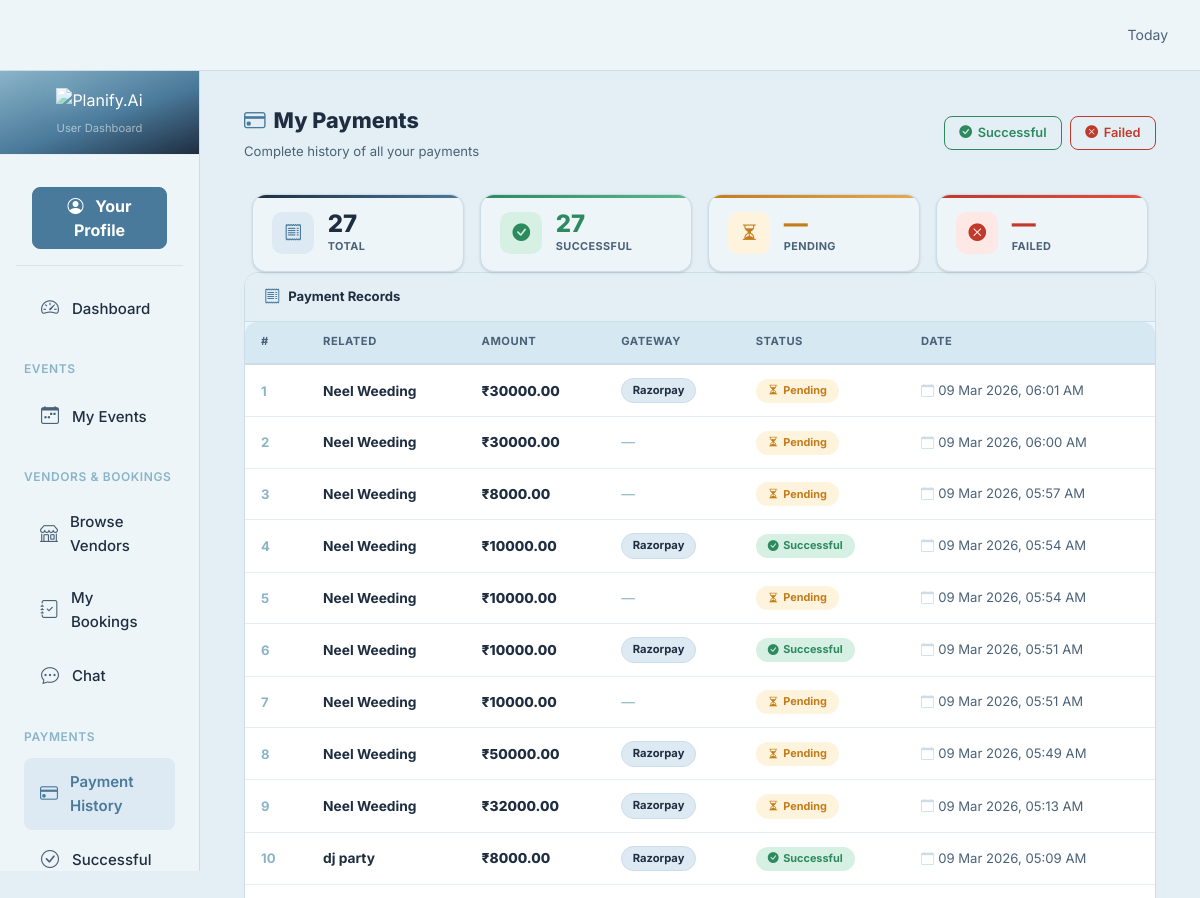
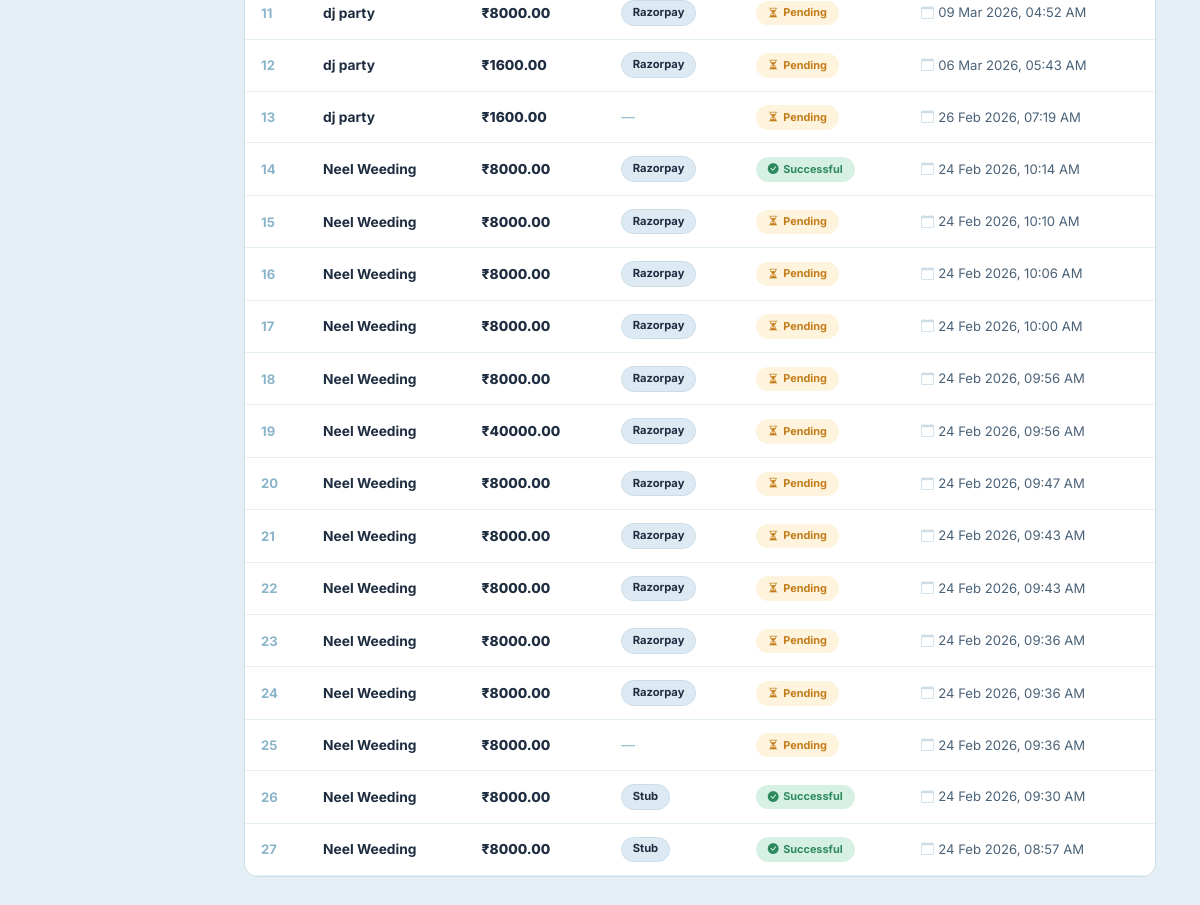
/user/payments/ (signed in), run on the app's committed database (2 pictures, top to bottom).
### user/models.py (models this page shows, shortened)
class Event(models.Model):
    STATUS_PENDING = 'pending'
    STATUS_CONFIRMED = 'confirmed'
    STATUS_COMPLETED = 'completed'
    STATUS_CANCELLED = 'cancelled'
    STATUS_CHOICES = [
        (STATUS_PENDING, 'Pending'),
        (STATUS_CONFIRMED, 'Confirmed'),
        (STATUS_COMPLETED, 'Completed'),
        (STATUS_CANCELLED, 'Cancelled'),
    ]
    TYPE_WEDDING = 'wedding'
    TYPE_CONFERENCE = 'conference'
    TYPE_PARTY = 'party'
    TYPE_OTHER = 'other'
    TYPE_CHOICES = [
        (TYPE_WEDDING, 'Wedding'),
        (TYPE_CONFERENCE, 'Conference'),
        (TYPE_PARTY, 'Party'),
        (TYPE_OTHER, 'Other'),
    ]
    owner = models.ForeignKey('account.User', on_delete=models.CASCADE, related_name='events')
    title = models.CharField(max_length=200)
    date = models.DateTimeField()
    event_type = models.CharField(max_length=50, choices=TYPE_CHOICES, default=TYPE_OTHER)
    status = models.CharField(max_length=20, choices=STATUS_CHOICES, default=STATUS_PENDING)
    guests = models.PositiveIntegerField(default=0)
    created_at = models.DateTimeField(auto_now_add=True)

### vendor/models.py (models this page shows, shortened)
class AdvancePayment(models.Model):
    STATUS_PENDING = 'pending'
    STATUS_SUCCEEDED = 'succeeded'
    STATUS_FAILED = 'failed'
    STATUS_CHOICES = [
        (STATUS_PENDING, 'Pending'),
        (STATUS_SUCCEEDED, 'Succeeded'),
        (STATUS_FAILED, 'Failed'),
    ]
    booking = models.ForeignKey(Booking, on_delete=models.CASCADE, related_name='advance_payments')
    user = models.ForeignKey('account.User', on_delete=models.CASCADE)
    amount = models.DecimalField(max_digits=10, decimal_places=2)
    currency = models.CharField(max_length=10, default='INR')
    status = models.CharField(max_length=20, choices=STATUS_CHOICES, default=STATUS_PENDING)
    gateway = models.CharField(max_length=100, blank=True, null=True)
    gateway_id = models.CharField(max_length=255, blank=True, null=True)
    gateway_response = models.JSONField(blank=True, null=True)
    created_at = models.DateTimeField(auto_now_add=True)

### user/views.py (the view)
    def wrapper(request, *args, **kwargs):
        user_id = request.session.get('user_id')
        if not user_id:
            return redirect('/login/')
        try:
            User.objects.get(id=user_id)
        except User.DoesNotExist:
            request.session.flush()
            return redirect('/login/')
        return view_func(request, *args, **kwargs)

### event/context_processors.py (called while the page is built, shortened)
def global_app_info(request):
    return {
        'APP_NAME': 'Planify.Ai',
        'APP_LOGO_TEXT': 'PA',                 # Text logo (initials)
        'APP_LOGO_IMAGE': '/static/images/planify_logo.png',   # Image logo (inside static/)
    }

def vendor_stores(request):
    try:
        from vendor.models import Store
        stores = Store.objects.filter(status=True).order_by('store_name')
    except Exception:
        stores = []
    return {
        'all_stores': stores
    }

def vendor_is_photographer(request):
    try:
        user_id = request.session.get('user_id')
        role = request.session.get('role')
    except Exception:
        pass
    return {'is_photographer': False}

def admin_pending_counts(request):
    try:
        role = request.session.get('role')
        if role == 'admin':
            from account.models import User
            pending_vendors = User.objects.filter(
                role__name__iexact='vendor', is_active=False
            ).count()
            return {'admin_pending_vendors': pending_vendors}
    except Exception:
        pass
    return {'admin_pending_vendors': 0}

### user/views.py (called while the page is built, shortened)
def user_required(view_func):
    def wrapper(request, *args, **kwargs):
        user_id = request.session.get('user_id')
        if not user_id:
            return redirect('/login/')
        try:
            User.objects.get(id=user_id)
        except User.DoesNotExist:
            request.session.flush()
            return redirect('/login/')
        return view_func(request, *args, **kwargs)
    return wrapper

@user_required
def user_payments(request):
    user_id = request.session.get('user_id')
    user = User.objects.get(id=user_id)
    unified = []
    for a in AdvancePayment.objects.filter(user=user).order_by('-created_at'):
        related_event = a.booking.event if a.booking and getattr(a.booking, 'event', None) else None
        unified.append({
            'type': 'advance',
            'id': a.id,
            'related': related_event,
            'amount': a.amount,
            'status': (a.status or '').lower(),
            'when': a.created_at,
            'gateway': a.gateway,
            'raw': a,
        })
    unified.sort(key=lambda x: x['when'] or timezone.datetime(1970, 1, 1, tzinfo=timezone.utc), reverse=True)
    return render(request, 'user/payments.html', {
        'payments': unified,
        'user': user,
    })

### template/user/payments.html (shortened to what this page needs)
{% extends 'user/base.html' %}
{% block content %}
<div class="d-flex flex-wrap justify-content-between align-items-center mb-3">
    <div>
        <div class="page-title">
            <i class="bi bi-credit-card me-2" style="color:#4A7A9B;"></i>My Payments
        </div>
        <p class="page-sub">Complete history of all your payments</p>
    </div>
    <div class="d-flex gap-2">
        <a href="{% url 'user:payment_success' %}" class="btn-filter-success">
            <i class="bi bi-check-circle-fill"></i> Successful
        </a>
        <a href="{% url 'user:payment_failed' %}" class="btn-filter-failed">
            <i class="bi bi-x-circle-fill"></i> Failed
        </a>
    </div>
</div>
{% if payments %}
<div class="row g-3 mb-3">
    <div class="col-6 col-md-3">
        <div class="stat-card sc-total">
            <div class="stat-icon" style="background:#ddeaf3;">
                <i class="bi bi-receipt" style="color:#4A7A9B;"></i>
            </div>
            <div>
                <div class="stat-val">{{ payments|length }}</div>
                <div class="stat-lbl">Total</div>
            </div>
        </div>
    </div>
    <div class="col-6 col-md-3">
        <div class="stat-card sc-success">
            <div class="stat-icon" style="background:#d6f0e4;">
                <i class="bi bi-check-circle-fill" style="color:#2d8a5e;"></i>
            </div>
            <div>
                <div class="stat-val" style="color:#2d8a5e;">
                    {{ payments|length }}
                </div>
                <div class="stat-lbl">Successful</div>
            </div>
        </div>
    </div>
    <div class="col-6 col-md-3">
        <div class="stat-card sc-pending">
            <div class="stat-icon" style="background:#fef3dc;">
                <i class="bi bi-hourglass-split" style="color:#c47c1a;"></i>
            </div>
            <div>
                <div class="stat-val" style="color:#c47c1a;">—</div>
                <div class="stat-lbl">Pending</div>
            </div>
        </div>
    </div>
    <div class="col-6 col-md-3">
        <div class="stat-card sc-failed">
            <div class="stat-icon" style="background:#fde8e6;">
                <i class="bi bi-x-circle-fill" style="color:#c0392b;"></i>
            </div>
            <div>
                <div class="stat-val" style="color:#c0392b;">—</div>
                <div class="stat-lbl">Failed</div>
            </div>
        </div>
    </div>
</div>
{% endif %}
<div class="table-panel">
    <div class="panel-head">
        <i class="bi bi-receipt"></i>
        <span>Payment Records</span>
    </div>
    {% if payments %}
    <div class="table-responsive">
        <table class="table table-hover align-middle mb-0">
            <thead>
                <tr>
                    <th class="ps-3">#</th>
                    <th>Related</th>
                    <th>Amount</th>
                    <th>Gateway</th>
                    <th>Status</th>
                    <th>Date</th>
                </tr>
            </thead>
            <tbody>
                {% for payment in payments %}
                <tr>
                    <td class="ps-3"><span class="row-num">{{ forloop.counter }}</span></td>
                    <td>
                        {% if payment.related %}
                            <span style="font-weight:700;">{{ payment.related.title }}</span>
                        {% elif payment.raw.booking %}
                            <span style="font-weight:700;">{{ payment.raw.booking.store.store_name }}</span>
                            <div style="font-size:.73rem;color:#4a6278;">Booking</div>
                        {% else %}
                            <span style="color:#8AB4C8;">—</span>
                        {% endif %}
                    </td>
                    <td><span class="amt">₹{{ payment.amount }}</span></td>
                    <td>
                        {% if payment.gateway %}
                            <span class="gw-pill">{{ payment.gateway }}</span>
                        {% else %}
                            <span style="color:#8AB4C8;">—</span>
                        {% endif %}
                    </td>
                    <td>
                        {% if payment.status == 'succeeded' or payment.status == 'success' or payment.status == 'completed' %}
                            <span class="sp sp-success"><i class="bi bi-check-circle-fill"></i>Successful</span>
                        {% elif payment.status == 'failed' %}
                            <span class="sp sp-failed"><i class="bi bi-x-circle-fill"></i>Failed</span>
                        {% else %}
                            <span class="sp sp-pending"><i class="bi bi-hourglass-split"></i>Pending</span>
                        {% endif %}
                    </td>
                    <td style="font-size:.82rem;color:#4a6278;">
                        {% if payment.when %}
                            <i class="bi bi-calendar me-1" style="color:#ccdde8;"></i>{{ payment.when|date:"d M Y, h:i A" }}
                        {% else %}
                            <span style="color:#8AB4C8;">—</span>
                        {% endif %}
                    </td>
                </tr>
                {% endfor %}
            </tbody>
        </table>
    </div>
    {% else %}
    <div class="empty-state">
        <i class="bi bi-credit-card"></i>
        <p>No payment records found.</p>
    </div>
    {% endif %}
</div>
{% endblock %}

### static/css/app.css (style rules this page uses)
:root { --primary: #4A7A9B; --primary-light: #ddeaf3; --primary-dark: #1E2D40; --primary-mid: #8AB4C8; --success: #2d8a5e; --success-light: #d6f0e4; --warning: #c47c1a; --warning-light: #fef3dc; --danger: #c0392b; --danger-light: #fde8e6; --info: #2471a3; --info-light: #d6eaf8; --bg-primary: #eef5f9; --bg-secondary: #e4eff5; --bg-tertiary: #d6e8f2; --text-primary: #1E2D40; --text-secondary: #4a6278; --text-light: #8AB4C8; --border: #ccdde8; --border-light: #e4eff5; --shadow-sm: 0 1px 2px rgba(30, 45, 64, 0.05); --shadow: 0 1px 3px rgba(30, 45, 64, 0.10), 0 1px 2px rgba(30, 45, 64, 0.06); --shadow-md: 0 8px 20px rgba(30, 45, 64, 0.10); --radius: 12px; --radius-sm: 10px; }
* { box-sizing: border-box; }
body { font-family: 'Inter', -apple-system, BlinkMacSystemFont, 'Segoe UI', Roboto, Arial, sans-serif; background: var(--bg-secondary); color: var(--text-primary); -webkit-font-smoothing: antialiased; -moz-osx-font-smoothing: grayscale; }
.page-title { font-size: 1.35rem; font-weight: 800; margin: 0; }
.stat-card { background: var(--bg-primary); border-radius: var(--radius); padding: 1.25rem; box-shadow: var(--shadow); border: 1px solid var(--border); height: 100%; transition: all 0.22s ease; }
.table { border-radius: var(--radius); overflow: hidden; }
.table thead th { font-size: .75rem; text-transform: uppercase; letter-spacing: .06em; font-weight: 800; }
.table thead th { background-color: var(--bg-tertiary); color: var(--text-secondary); border-color: var(--border) !important; }
.table td, .table th { border-color: var(--border-light) !important; }

### static/css/user.css (style rules this page uses)
:root { --primary: #4A7A9B; --primary-light: #ddeaf3; --primary-dark: #1E2D40; --primary-mid: #8AB4C8; --success: #2d8a5e; --success-light: #d6f0e4; --warning: #c47c1a; --warning-light: #fef3dc; --danger: #c0392b; --danger-light: #fde8e6; --info: #2471a3; --info-light: #d6eaf8; --bg-primary: #eef5f9; --bg-secondary: #e4eff5; --bg-tertiary: #d6e8f2; --text-primary: #1E2D40; --text-secondary: #4a6278; --text-light: #8AB4C8; --border: #ccdde8; --border-light: #e4eff5; --shadow-sm: 0 1px 2px rgba(30, 45, 64, 0.05); --shadow: 0 1px 3px rgba(30, 45, 64, 0.10), 0 1px 2px rgba(30, 45, 64, 0.06); --shadow-md: 0 4px 16px rgba(30, 45, 64, 0.10); --shadow-lg: 0 10px 30px rgba(30, 45, 64, 0.13); --radius: 12px; --radius-sm: 8px; --radius-lg: 16px; }
body { font-family: 'Inter', -apple-system, BlinkMacSystemFont, 'Segoe UI', Roboto, sans-serif; background: var(--bg-secondary); color: var(--text-primary); line-height: 1.6; }
html, body { margin: 0; padding: 0; height: 100%; }
.container-fluid, .row, .dashboard-header { margin: 0 !important; padding: 0 !important; }
.stat-card { background: var(--bg-primary); border-radius: var(--radius); padding: 1.5rem; box-shadow: var(--shadow); border: 1px solid var(--border); height: 100%; transition: all 0.22s ease; }
.table thead th { background-color: var(--bg-tertiary); color: var(--text-secondary); border-color: var(--border) !important; }
.table td, .table th { border-color: var(--border-light) !important; }

### data on the page
Event: related "Neel Weeding", amount "30000.00", gateway "Razorpay", shows "Pending", when "09 Mar 2026, 06:01 AM", when "09 Mar 2026, 06:00 AM", amount "8000.00", when "09 Mar 2026, 05:57 AM", amount "10000.00", when "09 Mar 2026, 05:54 AM", when "09 Mar 2026, 05:51 AM", amount "50000.00", when "09 Mar 2026, 05:49 AM", amount "32000.00", when "09 Mar 2026, 05:13 AM", when "24 Feb 2026, 10:14 AM", when "24 Feb 2026, 10:10 AM", when "24 Feb 2026, 10:06 AM", when "24 Feb 2026, 10:00 AM", when "24 Feb 2026, 09:56 AM", amount "40000.00", when "24 Feb 2026, 09:47 AM", when "24 Feb 2026, 09:43 AM", when "24 Feb 2026, 09:36 AM", gateway "Stub", when "24 Feb 2026, 09:30 AM", when "24 Feb 2026, 08:57 AM"
Event: related "dj party", amount "8000.00", gateway "Razorpay", shows "Successful", when "09 Mar 2026, 05:09 AM", when "09 Mar 2026, 04:52 AM", amount "1600.00", when "06 Mar 2026, 05:43 AM", when "26 Feb 2026, 07:19 AM"

### other printed values
{{ payments|length }} "27"
